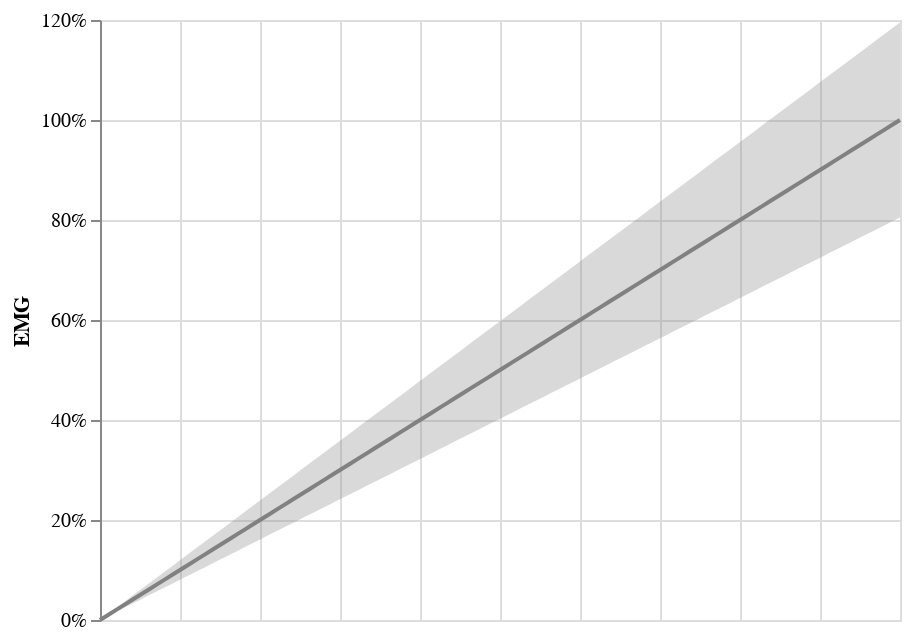

Notebook cell for this chart:
### Code cell
line = (
    alt.Chart(error_vector)
    .mark_line(color="grey")
    .encode(
        alt.X(
            "emg", title=None, axis=alt.Axis(labels=False, domain=False, ticks=False)
        ),
        alt.Y("emg", title="EMG", axis=alt.Axis(format="%")),
    )
)
area = (
    alt.Chart(error_vector)
    .mark_area(color="grey", opacity=0.3)
    .encode(alt.X("emg"), alt.Y("error_lower"), alt.Y2("error_upper"))
)
line + area

### Figure 1 — Vega-Lite specification as saved in the notebook (floating-point values rounded to 4 significant figures)
{"$schema": "https://vega.github.io/schema/vega-lite/v2.6.0.json", "config": {"view": {"height": 300, "width": 400}}, "datasets": {"data-f623d5177f8ebb4c2c83c2eeaaf1a629": [{"emg": 0, "error": 0, "error_lower": 0, "error_upper": 0}, {"emg": 0.0101, "error": 0.00197, "error_lower": 0.008131, "error_upper": 0.01207}, {"emg": 0.0202, "error": 0.00394, "error_lower": 0.01626, "error_upper": 0.02414}, {"emg": 0.0303, "error": 0.00591, "error_lower": 0.02439, "error_upper": 0.03621}, {"emg": 0.0404, "error": 0.007879, "error_lower": 0.03252, "error_upper": 0.04828}, {"emg": 0.05051, "error": 0.009849, "error_lower": 0.04066, "error_upper": 0.06035}, {"emg": 0.06061, "error": 0.01182, "error_lower": 0.04879, "error_upper": 0.07243}, {"emg": 0.07071, "error": 0.01379, "error_lower": 0.05692, "error_upper": 0.0845}, {"emg": 0.08081, "error": 0.01576, "error_lower": 0.06505, "error_upper": 0.09657}, {"emg": 0.09091, "error": 0.01773, "error_lower": 0.07318, "error_upper": 0.1086}, {"emg": 0.101, "error": 0.0197, "error_lower": 0.08131, "error_upper": 0.1207}, {"emg": 0.1111, "error": 0.02167, "error_lower": 0.08944, "error_upper": 0.1328}, {"emg": 0.1212, "error": 0.02364, "error_lower": 0.09757, "error_upper": 0.1449}, {"emg": 0.1313, "error": 0.02561, "error_lower": 0.1057, "error_upper": 0.1569}, {"emg": 0.1414, "error": 0.02758, "error_lower": 0.1138, "error_upper": 0.169}, {"emg": 0.1515, "error": 0.02955, "error_lower": 0.122, "error_upper": 0.1811}, {"emg": 0.1616, "error": 0.03152, "error_lower": 0.1301, "error_upper": 0.1931}, {"emg": 0.1717, "error": 0.03349, "error_lower": 0.1382, "error_upper": 0.2052}, {"emg": 0.1818, "error": 0.03546, "error_lower": 0.1464, "error_upper": 0.2173}, {"emg": 0.1919, "error": 0.03743, "error_lower": 0.1545, "error_upper": 0.2293}, {"emg": 0.202, "error": 0.0394, "error_lower": 0.1626, "error_upper": 0.2414}, {"emg": 0.2121, "error": 0.04137, "error_lower": 0.1708, "error_upper": 0.2535}, {"emg": 0.2222, "error": 0.04334, "error_lower": 0.1789, "error_upper": 0.2656}, {"emg": 0.2323, "error": 0.04531, "error_lower": 0.187, "error_upper": 0.2776}, {"emg": 0.2424, "error": 0.04728, "error_lower": 0.1951, "error_upper": 0.2897}, {"emg": 0.2525, "error": 0.04925, "error_lower": 0.2033, "error_upper": 0.3018}, {"emg": 0.2626, "error": 0.05122, "error_lower": 0.2114, "error_upper": 0.3138}, {"emg": 0.2727, "error": 0.05319, "error_lower": 0.2195, "error_upper": 0.3259}, {"emg": 0.2828, "error": 0.05516, "error_lower": 0.2277, "error_upper": 0.338}, {"emg": 0.2929, "error": 0.05713, "error_lower": 0.2358, "error_upper": 0.3501}, {"emg": 0.303, "error": 0.0591, "error_lower": 0.2439, "error_upper": 0.3621}, {"emg": 0.3131, "error": 0.06107, "error_lower": 0.2521, "error_upper": 0.3742}, {"emg": 0.3232, "error": 0.06304, "error_lower": 0.2602, "error_upper": 0.3863}, {"emg": 0.3333, "error": 0.06501, "error_lower": 0.2683, "error_upper": 0.3983}, {"emg": 0.3434, "error": 0.06698, "error_lower": 0.2765, "error_upper": 0.4104}, {"emg": 0.3535, "error": 0.06894, "error_lower": 0.2846, "error_upper": 0.4225}, {"emg": 0.3636, "error": 0.07091, "error_lower": 0.2927, "error_upper": 0.4346}, {"emg": 0.3737, "error": 0.07288, "error_lower": 0.3009, "error_upper": 0.4466}, {"emg": 0.3838, "error": 0.07485, "error_lower": 0.309, "error_upper": 0.4587}, {"emg": 0.3939, "error": 0.07682, "error_lower": 0.3171, "error_upper": 0.4708}, {"emg": 0.404, "error": 0.07879, "error_lower": 0.3252, "error_upper": 0.4828}, {"emg": 0.4141, "error": 0.08076, "error_lower": 0.3334, "error_upper": 0.4949}, {"emg": 0.4242, "error": 0.08273, "error_lower": 0.3415, "error_upper": 0.507}, {"emg": 0.4343, "error": 0.0847, "error_lower": 0.3496, "error_upper": 0.519}, {"emg": 0.4444, "error": 0.08667, "error_lower": 0.3578, "error_upper": 0.5311}, {"emg": 0.4545, "error": 0.08864, "error_lower": 0.3659, "error_upper": 0.5432}, {"emg": 0.4646, "error": 0.09061, "error_lower": 0.374, "error_upper": 0.5553}, {"emg": 0.4747, "error": 0.09258, "error_lower": 0.3822, "error_upper": 0.5673}, {"emg": 0.4848, "error": 0.09455, "error_lower": 0.3903, "error_upper": 0.5794}, {"emg": 0.4949, "error": 0.09652, "error_lower": 0.3984, "error_upper": 0.5915}, {"emg": 0.5051, "error": 0.09849, "error_lower": 0.4066, "error_upper": 0.6035}, {"emg": 0.5152, "error": 0.1005, "error_lower": 0.4147, "error_upper": 0.6156}, {"emg": 0.5253, "error": 0.1024, "error_lower": 0.4228, "error_upper": 0.6277}, {"emg": 0.5354, "error": 0.1044, "error_lower": 0.431, "error_upper": 0.6398}, {"emg": 0.5455, "error": 0.1064, "error_lower": 0.4391, "error_upper": 0.6518}, {"emg": 0.5556, "error": 0.1083, "error_lower": 0.4472, "error_upper": 0.6639}, {"emg": 0.5657, "error": 0.1103, "error_lower": 0.4553, "error_upper": 0.676}, {"emg": 0.5758, "error": 0.1123, "error_lower": 0.4635, "error_upper": 0.688}, {"emg": 0.5859, "error": 0.1143, "error_lower": 0.4716, "error_upper": 0.7001}, {"emg": 0.596, "error": 0.1162, "error_lower": 0.4797, "error_upper": 0.7122}, {"emg": 0.6061, "error": 0.1182, "error_lower": 0.4879, "error_upper": 0.7243}, {"emg": 0.6162, "error": 0.1202, "error_lower": 0.496, "error_upper": 0.7363}, {"emg": 0.6263, "error": 0.1221, "error_lower": 0.5041, "error_upper": 0.7484}, {"emg": 0.6364, "error": 0.1241, "error_lower": 0.5123, "error_upper": 0.7605}, {"emg": 0.6465, "error": 0.1261, "error_lower": 0.5204, "error_upper": 0.7725}, {"emg": 0.6566, "error": 0.128, "error_lower": 0.5285, "error_upper": 0.7846}, {"emg": 0.6667, "error": 0.13, "error_lower": 0.5367, "error_upper": 0.7967}, {"emg": 0.6768, "error": 0.132, "error_lower": 0.5448, "error_upper": 0.8087}, {"emg": 0.6869, "error": 0.134, "error_lower": 0.5529, "error_upper": 0.8208}, {"emg": 0.697, "error": 0.1359, "error_lower": 0.561, "error_upper": 0.8329}, {"emg": 0.7071, "error": 0.1379, "error_lower": 0.5692, "error_upper": 0.845}, {"emg": 0.7172, "error": 0.1399, "error_lower": 0.5773, "error_upper": 0.857}, {"emg": 0.7273, "error": 0.1418, "error_lower": 0.5854, "error_upper": 0.8691}, {"emg": 0.7374, "error": 0.1438, "error_lower": 0.5936, "error_upper": 0.8812}, {"emg": 0.7475, "error": 0.1458, "error_lower": 0.6017, "error_upper": 0.8932}, {"emg": 0.7576, "error": 0.1477, "error_lower": 0.6098, "error_upper": 0.9053}, {"emg": 0.7677, "error": 0.1497, "error_lower": 0.618, "error_upper": 0.9174}, {"emg": 0.7778, "error": 0.1517, "error_lower": 0.6261, "error_upper": 0.9295}, {"emg": 0.7879, "error": 0.1536, "error_lower": 0.6342, "error_upper": 0.9415}, {"emg": 0.798, "error": 0.1556, "error_lower": 0.6424, "error_upper": 0.9536}, {"emg": 0.8081, "error": 0.1576, "error_lower": 0.6505, "error_upper": 0.9657}, {"emg": 0.8182, "error": 0.1596, "error_lower": 0.6586, "error_upper": 0.9777}, {"emg": 0.8283, "error": 0.1615, "error_lower": 0.6668, "error_upper": 0.9898}, {"emg": 0.8384, "error": 0.1635, "error_lower": 0.6749, "error_upper": 1.002}, {"emg": 0.8485, "error": 0.1655, "error_lower": 0.683, "error_upper": 1.014}, {"emg": 0.8586, "error": 0.1674, "error_lower": 0.6911, "error_upper": 1.026}, {"emg": 0.8687, "error": 0.1694, "error_lower": 0.6993, "error_upper": 1.038}, {"emg": 0.8788, "error": 0.1714, "error_lower": 0.7074, "error_upper": 1.05}, {"emg": 0.8889, "error": 0.1733, "error_lower": 0.7155, "error_upper": 1.062}, {"emg": 0.899, "error": 0.1753, "error_lower": 0.7237, "error_upper": 1.074}, {"emg": 0.9091, "error": 0.1773, "error_lower": 0.7318, "error_upper": 1.086}, {"emg": 0.9192, "error": 0.1793, "error_lower": 0.7399, "error_upper": 1.098}, {"emg": 0.9293, "error": 0.1812, "error_lower": 0.7481, "error_upper": 1.111}, {"emg": 0.9394, "error": 0.1832, "error_lower": 0.7562, "error_upper": 1.123}, {"emg": 0.9495, "error": 0.1852, "error_lower": 0.7643, "error_upper": 1.135}, {"emg": 0.9596, "error": 0.1871, "error_lower": 0.7725, "error_upper": 1.147}, {"emg": 0.9697, "error": 0.1891, "error_lower": 0.7806, "error_upper": 1.159}, {"emg": 0.9798, "error": 0.1911, "error_lower": 0.7887, "error_upper": 1.171}, {"emg": 0.9899, "error": 0.193, "error_lower": 0.7969, "error_upper": 1.183}, {"emg": 1, "error": 0.195, "error_lower": 0.805, "error_upper": 1.195}]}, "layer": [{"data": {"name": "data-f623d5177f8ebb4c2c83c2eeaaf1a629"}, "encoding": {"x": {"axis": {"domain": false, "labels": false, "ticks": false}, "field": "emg", "title": null, "type": "quantitative"}, "y": {"axis": {"format": "%"}, "field": "emg", "title": "EMG", "type": "quantitative"}}, "mark": {"color": "grey", "type": "line"}}, {"data": {"name": "data-f623d5177f8ebb4c2c83c2eeaaf1a629"}, "encoding": {"x": {"field": "emg", "type": "quantitative"}, "y": {"field": "error_lower", "type": "quantitative"}, "y2": {"field": "error_upper", "type": "quantitative"}}, "mark": {"color": "grey", "opacity": 0.3, "type": "area"}}]}
